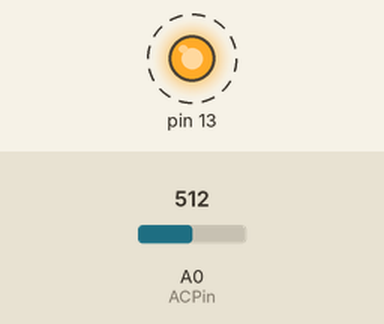
Bench run of a sketch on a simulated Arduino Uno, built with avr-gcc and run on an emulated ATmega328P. On the bench: output pins drawn as LEDs (lit = HIGH). Dashed ring = blinking. The inputs (shaded band) are chosen by the test bench; at power-on: A0 (ACPin) = 512. What the sketch prints to the serial monitor is not drawn.

Above: at 0.2 s.
Timing chart, 0 to 3.0 s (numbered marks = the images above):
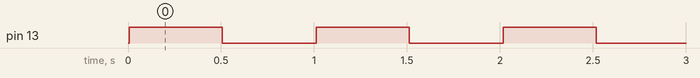

The sketch:

SCT013_Gravity_Analoger_AC-Stromsensi.ino
```cpp
// (licence header left out)
const int ACPin = A0;         //set arduino signal read pin
#define ACTectionRange 20;    //set Non-invasive AC Current Sensor tection range (5A,10A,20A)

// VREF: Analog reference
// For Arduino UNO, Leonardo and mega2560, etc. change VREF to 5
// For Arduino Zero, Due, MKR Family, ESP32, etc. 3V3 controllers, change VREF to 3.3
#define VREF 3.3

float readACCurrentValue()
{
  float ACCurrtntValue = 0;
  float peakVoltage = 0;
  float voltageVirtualValue = 0;  //Vrms
  for (int i = 0; i < 5; i++)
  {
    peakVoltage += analogRead(ACPin);   //read peak voltage
    delay(1);
  }
  peakVoltage = peakVoltage / 5;
  voltageVirtualValue = peakVoltage * 0.707;    //change the peak voltage to the Virtual Value of voltage

  /*The circuit is amplified by 2 times, so it is divided by 2.*/
  voltageVirtualValue = (voltageVirtualValue / 1024 * VREF ) / 2;

  ACCurrtntValue = voltageVirtualValue * ACTectionRange;

  return ACCurrtntValue;
}

void setup()
{
  Serial.begin(115200);
  pinMode(13, OUTPUT);

}

void loop()
{
  float ACCurrentValue = readACCurrentValue(); //read AC Current Value
  Serial.print(ACCurrentValue);
  Serial.println(" A");
  digitalWrite(13, HIGH);
  delay(500);
  digitalWrite(13, LOW);
  delay(500);
}
```

Measured:
- by itself, pin 13: alternates HIGH for 0.50 s and LOW for 0.51 s
